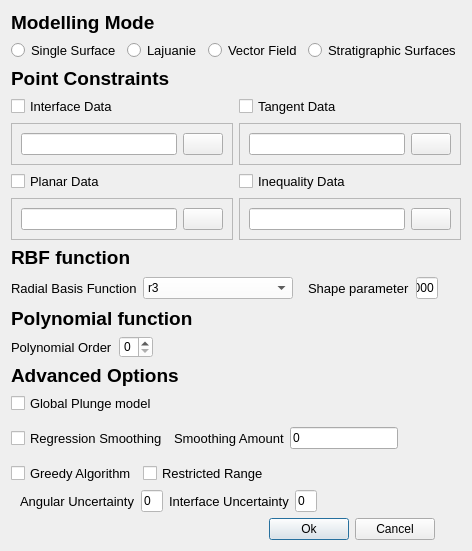
<?xml version="1.0" encoding="UTF-8"?>
<ui version="4.0">
 <class>SurfeInputDialog</class>
 <widget class="QDialog" name="SurfeInputDialog">
  <property name="geometry">
   <rect>
    <x>0</x>
    <y>0</y>
    <width>407</width>
    <height>443</height>
   </rect>
  </property>
  <property name="sizePolicy">
   <sizepolicy hsizetype="Preferred" vsizetype="Preferred">
    <horstretch>0</horstretch>
    <verstretch>0</verstretch>
   </sizepolicy>
  </property>
  <property name="windowTitle">
   <string>Surfe Input Parameters</string>
  </property>
  <layout class="QGridLayout" name="gridLayout_7">
   <item row="0" column="0">
    <widget class="QLabel" name="label_2">
     <property name="font">
      <font>
       <family>Arial</family>
       <pointsize>14</pointsize>
       <weight>75</weight>
       <bold>true</bold>
      </font>
     </property>
     <property name="text">
      <string>Modelling Mode</string>
     </property>
    </widget>
   </item>
   <item row="1" column="0" colspan="3">
    <layout class="QHBoxLayout" name="horizontalLayout_7">
     <item>
      <widget class="QRadioButton" name="single_surface_button">
       <property name="font">
        <font>
         <family>Arial</family>
         <pointsize>10</pointsize>
        </font>
       </property>
       <property name="text">
        <string>Single Surface</string>
       </property>
      </widget>
     </item>
     <item>
      <widget class="QRadioButton" name="lajuanie_button">
       <property name="font">
        <font>
         <family>Arial</family>
         <pointsize>10</pointsize>
        </font>
       </property>
       <property name="text">
        <string>Lajuanie</string>
       </property>
      </widget>
     </item>
     <item>
      <widget class="QRadioButton" name="vector_field_button">
       <property name="font">
        <font>
         <family>Arial</family>
         <pointsize>10</pointsize>
        </font>
       </property>
       <property name="text">
        <string>Vector Field</string>
       </property>
      </widget>
     </item>
     <item>
      <widget class="QRadioButton" name="stratigraphic_button">
       <property name="font">
        <font>
         <family>Arial</family>
         <pointsize>10</pointsize>
        </font>
       </property>
       <property name="text">
        <string>Stratigraphic Surfaces</string>
       </property>
      </widget>
     </item>
     <item>
      <spacer name="horizontalSpacer_5">
       <property name="orientation">
        <enum>Qt::Horizontal</enum>
       </property>
       <property name="sizeHint" stdset="0">
        <size>
         <width>40</width>
         <height>20</height>
        </size>
       </property>
      </spacer>
     </item>
    </layout>
   </item>
   <item row="2" column="0">
    <widget class="QLabel" name="label">
     <property name="font">
      <font>
       <family>Arial</family>
       <pointsize>14</pointsize>
       <weight>75</weight>
       <bold>true</bold>
      </font>
     </property>
     <property name="text">
      <string>Point Constraints</string>
     </property>
    </widget>
   </item>
   <item row="4" column="0">
    <widget class="QLabel" name="label_10">
     <property name="font">
      <font>
       <family>Arial</family>
       <pointsize>14</pointsize>
       <weight>75</weight>
       <bold>true</bold>
      </font>
     </property>
     <property name="text">
      <string>RBF function</string>
     </property>
    </widget>
   </item>
   <item row="5" column="0" colspan="3">
    <layout class="QHBoxLayout" name="horizontalLayout_2">
     <item>
      <widget class="QLabel" name="label_15">
       <property name="font">
        <font>
         <family>Arial</family>
         <pointsize>10</pointsize>
        </font>
       </property>
       <property name="text">
        <string>Radial Basis Function</string>
       </property>
      </widget>
     </item>
     <item>
      <widget class="QComboBox" name="basis_type_combobox">
       <property name="minimumSize">
        <size>
         <width>150</width>
         <height>0</height>
        </size>
       </property>
       <property name="styleSheet">
        <string notr="true">background-color: rgb(255, 255, 255);</string>
       </property>
       <item>
        <property name="text">
         <string>r3</string>
        </property>
       </item>
       <item>
        <property name="text">
         <string>WendlandC2</string>
        </property>
       </item>
       <item>
        <property name="text">
         <string>r</string>
        </property>
       </item>
       <item>
        <property name="text">
         <string>Gaussian</string>
        </property>
       </item>
       <item>
        <property name="text">
         <string>Multiquadratics</string>
        </property>
       </item>
       <item>
        <property name="text">
         <string>Thin Plate Spline</string>
        </property>
       </item>
       <item>
        <property name="text">
         <string>Inverse Multiquadratics</string>
        </property>
       </item>
      </widget>
     </item>
     <item>
      <widget class="QFrame" name="shape_frame">
       <property name="frameShape">
        <enum>QFrame::NoFrame</enum>
       </property>
       <property name="frameShadow">
        <enum>QFrame::Raised</enum>
       </property>
       <layout class="QHBoxLayout" name="horizontalLayout_6">
        <property name="topMargin">
         <number>2</number>
        </property>
        <property name="bottomMargin">
         <number>2</number>
        </property>
        <item>
         <widget class="QLabel" name="label_17">
          <property name="font">
           <font>
            <family>Arial</family>
            <pointsize>10</pointsize>
           </font>
          </property>
          <property name="text">
           <string>Shape parameter</string>
          </property>
         </widget>
        </item>
        <item>
         <widget class="QLineEdit" name="shape_parameter_lineedit">
          <property name="maximumSize">
           <size>
            <width>70</width>
            <height>16777215</height>
           </size>
          </property>
          <property name="styleSheet">
           <string notr="true">background-color: rgb(255, 255, 255);</string>
          </property>
          <property name="text">
           <string>1000</string>
          </property>
         </widget>
        </item>
        <item>
         <spacer name="horizontalSpacer">
          <property name="orientation">
           <enum>Qt::Horizontal</enum>
          </property>
          <property name="sizeHint" stdset="0">
           <size>
            <width>68</width>
            <height>20</height>
           </size>
          </property>
         </spacer>
        </item>
       </layout>
      </widget>
     </item>
    </layout>
   </item>
   <item row="6" column="0">
    <widget class="QLabel" name="label_11">
     <property name="font">
      <font>
       <family>Arial</family>
       <pointsize>14</pointsize>
       <weight>75</weight>
       <bold>true</bold>
      </font>
     </property>
     <property name="text">
      <string>Polynomial function</string>
     </property>
    </widget>
   </item>
   <item row="7" column="0">
    <layout class="QHBoxLayout" name="horizontalLayout_3">
     <item>
      <widget class="QLabel" name="label_65">
       <property name="font">
        <font>
         <family>Arial</family>
         <pointsize>10</pointsize>
        </font>
       </property>
       <property name="text">
        <string>Polynomial Order</string>
       </property>
      </widget>
     </item>
     <item>
      <widget class="QSpinBox" name="polynomial_order_spinbox">
       <property name="styleSheet">
        <string notr="true">background-color: rgb(255, 255, 255);</string>
       </property>
       <property name="maximum">
        <number>2</number>
       </property>
      </widget>
     </item>
     <item>
      <spacer name="horizontalSpacer_2">
       <property name="orientation">
        <enum>Qt::Horizontal</enum>
       </property>
       <property name="sizeHint" stdset="0">
        <size>
         <width>40</width>
         <height>20</height>
        </size>
       </property>
      </spacer>
     </item>
    </layout>
   </item>
   <item row="8" column="0">
    <widget class="QLabel" name="label_12">
     <property name="font">
      <font>
       <family>Arial</family>
       <pointsize>14</pointsize>
       <weight>75</weight>
       <bold>true</bold>
      </font>
     </property>
     <property name="text">
      <string>Advanced Options</string>
     </property>
    </widget>
   </item>
   <item row="9" column="0">
    <widget class="QCheckBox" name="use_global_plunge_model_checkbox">
     <property name="font">
      <font>
       <family>Arial</family>
       <pointsize>10</pointsize>
      </font>
     </property>
     <property name="text">
      <string>Global Plunge model</string>
     </property>
    </widget>
   </item>
   <item row="10" column="0" colspan="2">
    <layout class="QHBoxLayout" name="horizontalLayout">
     <item>
      <widget class="QCheckBox" name="use_regression_smoothing_checkbox">
       <property name="font">
        <font>
         <family>Arial</family>
         <pointsize>10</pointsize>
        </font>
       </property>
       <property name="text">
        <string>Regression Smoothing</string>
       </property>
      </widget>
     </item>
     <item>
      <widget class="QLabel" name="label_3">
       <property name="font">
        <font>
         <family>Arial</family>
         <pointsize>10</pointsize>
        </font>
       </property>
       <property name="text">
        <string>Smoothing Amount</string>
       </property>
      </widget>
     </item>
     <item>
      <widget class="QLineEdit" name="smoothing_amount_lineedit">
       <property name="text">
        <string>0</string>
       </property>
      </widget>
     </item>
     <item>
      <spacer name="horizontalSpacer_9">
       <property name="orientation">
        <enum>Qt::Horizontal</enum>
       </property>
       <property name="sizeHint" stdset="0">
        <size>
         <width>26</width>
         <height>37</height>
        </size>
       </property>
      </spacer>
     </item>
    </layout>
   </item>
   <item row="11" column="0" colspan="2">
    <layout class="QHBoxLayout" name="horizontalLayout_4">
     <item>
      <widget class="QCheckBox" name="greedy_checkbox">
       <property name="font">
        <font>
         <family>Arial</family>
         <pointsize>10</pointsize>
        </font>
       </property>
       <property name="text">
        <string>Greedy Algorithm</string>
       </property>
      </widget>
     </item>
     <item>
      <widget class="QCheckBox" name="restricted_range_checkbox">
       <property name="font">
        <font>
         <family>Arial</family>
         <pointsize>10</pointsize>
        </font>
       </property>
       <property name="text">
        <string>Restricted Range</string>
       </property>
      </widget>
     </item>
     <item>
      <spacer name="horizontalSpacer_4">
       <property name="orientation">
        <enum>Qt::Horizontal</enum>
       </property>
       <property name="sizeHint" stdset="0">
        <size>
         <width>168</width>
         <height>19</height>
        </size>
       </property>
      </spacer>
     </item>
    </layout>
   </item>
   <item row="12" column="0" colspan="3">
    <widget class="QFrame" name="uncertainty_frame">
     <property name="frameShape">
      <enum>QFrame::NoFrame</enum>
     </property>
     <property name="frameShadow">
      <enum>QFrame::Raised</enum>
     </property>
     <layout class="QGridLayout" name="gridLayout_6">
      <property name="topMargin">
       <number>0</number>
      </property>
      <property name="bottomMargin">
       <number>0</number>
      </property>
      <item row="0" column="0">
       <widget class="QLabel" name="label_67">
        <property name="font">
         <font>
          <family>Arial</family>
          <pointsize>10</pointsize>
         </font>
        </property>
        <property name="text">
         <string>Angular Uncertainty</string>
        </property>
       </widget>
      </item>
      <item row="0" column="1">
       <widget class="QLineEdit" name="interface_uncertainty_lineedit">
        <property name="maximumSize">
         <size>
          <width>70</width>
          <height>16777215</height>
         </size>
        </property>
        <property name="styleSheet">
         <string notr="true">background-color: rgb(255, 255, 255);</string>
        </property>
        <property name="text">
         <string>0</string>
        </property>
       </widget>
      </item>
      <item row="0" column="2">
       <widget class="QLabel" name="label_14">
        <property name="font">
         <font>
          <family>Arial</family>
          <pointsize>10</pointsize>
         </font>
        </property>
        <property name="text">
         <string>Interface Uncertainty</string>
        </property>
       </widget>
      </item>
      <item row="0" column="3">
       <widget class="QLineEdit" name="angular_uncertainty_lineedit">
        <property name="maximumSize">
         <size>
          <width>70</width>
          <height>16777215</height>
         </size>
        </property>
        <property name="styleSheet">
         <string notr="true">background-color: rgb(255, 255, 255);</string>
        </property>
        <property name="text">
         <string>0</string>
        </property>
       </widget>
      </item>
      <item row="0" column="4">
       <spacer name="horizontalSpacer_18">
        <property name="orientation">
         <enum>Qt::Horizontal</enum>
        </property>
        <property name="sizeHint" stdset="0">
         <size>
          <width>245</width>
          <height>17</height>
         </size>
        </property>
       </spacer>
      </item>
     </layout>
    </widget>
   </item>
   <item row="13" column="1">
    <layout class="QHBoxLayout" name="horizontalLayout_5">
     <item>
      <spacer name="horizontalSpacer_3">
       <property name="orientation">
        <enum>Qt::Horizontal</enum>
       </property>
       <property name="sizeHint" stdset="0">
        <size>
         <width>40</width>
         <height>20</height>
        </size>
       </property>
      </spacer>
     </item>
     <item>
      <widget class="QPushButton" name="ok_button">
       <property name="text">
        <string>Ok</string>
       </property>
      </widget>
     </item>
     <item>
      <widget class="QPushButton" name="cancel_button">
       <property name="text">
        <string>Cancel</string>
       </property>
      </widget>
     </item>
    </layout>
   </item>
   <item row="13" column="2">
    <spacer name="verticalSpacer">
     <property name="orientation">
      <enum>Qt::Vertical</enum>
     </property>
     <property name="sizeHint" stdset="0">
      <size>
       <width>20</width>
       <height>29</height>
      </size>
     </property>
    </spacer>
   </item>
   <item row="3" column="0" colspan="3">
    <layout class="QGridLayout" name="gridLayout_2">
     <item row="1" column="0">
      <widget class="QFrame" name="interface_frame">
       <property name="enabled">
        <bool>true</bool>
       </property>
       <property name="maximumSize">
        <size>
         <width>302</width>
         <height>16777215</height>
        </size>
       </property>
       <property name="frameShape">
        <enum>QFrame::StyledPanel</enum>
       </property>
       <property name="frameShadow">
        <enum>QFrame::Raised</enum>
       </property>
       <layout class="QGridLayout" name="gridLayout">
        <item row="0" column="0">
         <widget class="QLineEdit" name="interface_file_text"/>
        </item>
        <item row="0" column="1">
         <widget class="QPushButton" name="interface_browse_button">
          <property name="text">
           <string/>
          </property>
          <property name="icon">
           <iconset resource="ui/resources.qrc">
            <normaloff>:/images/images/blank-yellow-folder.png</normaloff>:/images/images/blank-yellow-folder.png</iconset>
          </property>
         </widget>
        </item>
       </layout>
       <zorder>interface_browse_button</zorder>
       <zorder>interface_file_text</zorder>
      </widget>
     </item>
     <item row="1" column="1">
      <widget class="QFrame" name="tangent_frame">
       <property name="maximumSize">
        <size>
         <width>302</width>
         <height>16777215</height>
        </size>
       </property>
       <property name="frameShape">
        <enum>QFrame::StyledPanel</enum>
       </property>
       <property name="frameShadow">
        <enum>QFrame::Raised</enum>
       </property>
       <layout class="QGridLayout" name="gridLayout_3">
        <item row="0" column="0">
         <widget class="QLineEdit" name="tangent_file_text"/>
        </item>
        <item row="0" column="1">
         <widget class="QPushButton" name="tangent_browse_button">
          <property name="text">
           <string/>
          </property>
          <property name="icon">
           <iconset resource="ui/resources.qrc">
            <normaloff>:/images/images/blank-yellow-folder.png</normaloff>:/images/images/blank-yellow-folder.png</iconset>
          </property>
         </widget>
        </item>
       </layout>
      </widget>
     </item>
     <item row="3" column="0">
      <widget class="QFrame" name="planar_frame">
       <property name="maximumSize">
        <size>
         <width>302</width>
         <height>16777215</height>
        </size>
       </property>
       <property name="frameShape">
        <enum>QFrame::StyledPanel</enum>
       </property>
       <property name="frameShadow">
        <enum>QFrame::Raised</enum>
       </property>
       <layout class="QGridLayout" name="gridLayout_4">
        <item row="0" column="0">
         <widget class="QLineEdit" name="planar_file_text"/>
        </item>
        <item row="0" column="1">
         <widget class="QPushButton" name="planar_browse_button">
          <property name="text">
           <string/>
          </property>
          <property name="icon">
           <iconset resource="ui/resources.qrc">
            <normaloff>:/images/images/blank-yellow-folder.png</normaloff>:/images/images/blank-yellow-folder.png</iconset>
          </property>
         </widget>
        </item>
       </layout>
      </widget>
     </item>
     <item row="3" column="1">
      <widget class="QFrame" name="inequality_frame">
       <property name="maximumSize">
        <size>
         <width>302</width>
         <height>16777215</height>
        </size>
       </property>
       <property name="frameShape">
        <enum>QFrame::StyledPanel</enum>
       </property>
       <property name="frameShadow">
        <enum>QFrame::Raised</enum>
       </property>
       <layout class="QGridLayout" name="gridLayout_5">
        <item row="0" column="0">
         <widget class="QLineEdit" name="inequality_file_text"/>
        </item>
        <item row="0" column="1">
         <widget class="QPushButton" name="inequality_browse_button">
          <property name="text">
           <string/>
          </property>
          <property name="icon">
           <iconset resource="ui/resources.qrc">
            <normaloff>:/images/images/blank-yellow-folder.png</normaloff>:/images/images/blank-yellow-folder.png</iconset>
          </property>
         </widget>
        </item>
       </layout>
      </widget>
     </item>
     <item row="0" column="1">
      <widget class="QCheckBox" name="tangent_checkbox">
       <property name="font">
        <font>
         <family>Arial</family>
         <pointsize>10</pointsize>
        </font>
       </property>
       <property name="text">
        <string>Tangent Data</string>
       </property>
      </widget>
     </item>
     <item row="0" column="0">
      <widget class="QCheckBox" name="interface_checkbox">
       <property name="font">
        <font>
         <family>Arial</family>
         <pointsize>10</pointsize>
        </font>
       </property>
       <property name="text">
        <string>Interface Data</string>
       </property>
       <property name="checked">
        <bool>false</bool>
       </property>
      </widget>
     </item>
     <item row="2" column="1">
      <widget class="QCheckBox" name="inequality_checkbox">
       <property name="font">
        <font>
         <family>Arial</family>
         <pointsize>10</pointsize>
        </font>
       </property>
       <property name="text">
        <string>Inequality Data</string>
       </property>
      </widget>
     </item>
     <item row="2" column="0">
      <widget class="QCheckBox" name="planar_checkbox">
       <property name="font">
        <font>
         <family>Arial</family>
         <pointsize>10</pointsize>
        </font>
       </property>
       <property name="text">
        <string>Planar Data</string>
       </property>
      </widget>
     </item>
    </layout>
   </item>
  </layout>
  <zorder>label</zorder>
  <zorder>label_10</zorder>
  <zorder>label_11</zorder>
  <zorder>label_12</zorder>
  <zorder>use_global_plunge_model_checkbox</zorder>
  <zorder>uncertainty_frame</zorder>
  <zorder>verticalSpacer</zorder>
  <zorder>label_2</zorder>
 </widget>
 <resources>
  <include location="ui/resources.qrc"/>
 </resources>
 <connections>
  <connection>
   <sender>tangent_checkbox</sender>
   <signal>toggled(bool)</signal>
   <receiver>tangent_frame</receiver>
   <slot>setVisible(bool)</slot>
   <hints>
    <hint type="sourcelabel">
     <x>518</x>
     <y>113</y>
    </hint>
    <hint type="destinationlabel">
     <x>569</x>
     <y>152</y>
    </hint>
   </hints>
  </connection>
  <connection>
   <sender>planar_checkbox</sender>
   <signal>toggled(bool)</signal>
   <receiver>planar_frame</receiver>
   <slot>setVisible(bool)</slot>
   <hints>
    <hint type="sourcelabel">
     <x>45</x>
     <y>184</y>
    </hint>
    <hint type="destinationlabel">
     <x>27</x>
     <y>234</y>
    </hint>
   </hints>
  </connection>
  <connection>
   <sender>inequality_checkbox</sender>
   <signal>toggled(bool)</signal>
   <receiver>inequality_frame</receiver>
   <slot>setVisible(bool)</slot>
   <hints>
    <hint type="sourcelabel">
     <x>518</x>
     <y>189</y>
    </hint>
    <hint type="destinationlabel">
     <x>569</x>
     <y>226</y>
    </hint>
   </hints>
  </connection>
  <connection>
   <sender>greedy_checkbox</sender>
   <signal>toggled(bool)</signal>
   <receiver>uncertainty_frame</receiver>
   <slot>setVisible(bool)</slot>
   <hints>
    <hint type="sourcelabel">
     <x>39</x>
     <y>475</y>
    </hint>
    <hint type="destinationlabel">
     <x>10</x>
     <y>497</y>
    </hint>
   </hints>
  </connection>
  <connection>
   <sender>restricted_range_checkbox</sender>
   <signal>toggled(bool)</signal>
   <receiver>uncertainty_frame</receiver>
   <slot>setVisible(bool)</slot>
   <hints>
    <hint type="sourcelabel">
     <x>158</x>
     <y>472</y>
    </hint>
    <hint type="destinationlabel">
     <x>482</x>
     <y>509</y>
    </hint>
   </hints>
  </connection>
  <connection>
   <sender>interface_checkbox</sender>
   <signal>toggled(bool)</signal>
   <receiver>interface_frame</receiver>
   <slot>setVisible(bool)</slot>
   <hints>
    <hint type="sourcelabel">
     <x>17</x>
     <y>99</y>
    </hint>
    <hint type="destinationlabel">
     <x>10</x>
     <y>133</y>
    </hint>
   </hints>
  </connection>
 </connections>
 <slots>
  <slot>modellingMode()</slot>
 </slots>
</ui>
